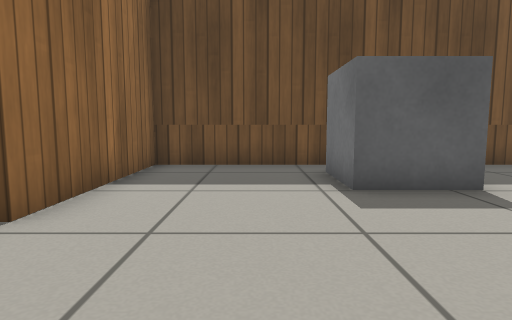
View 1 (above)

24 first-person views from a walk through a world built for the Gazebo simulator. The camera is 0.5 m above the floor, tilts 6° down and sees 75° across. The floor is counted in squares, 0.5 m on a side. Each view is taken from the middle of a square. On the plan, view 1 faces up. The plan holds only what a view shows up to about 12 squares ahead; the rest is blank. Gazebo's built-in surfaces are drawn with simple patterns.

View 2
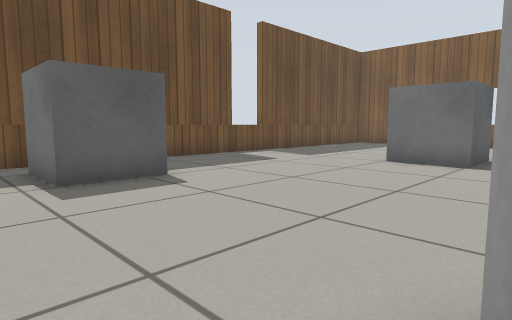

View 3
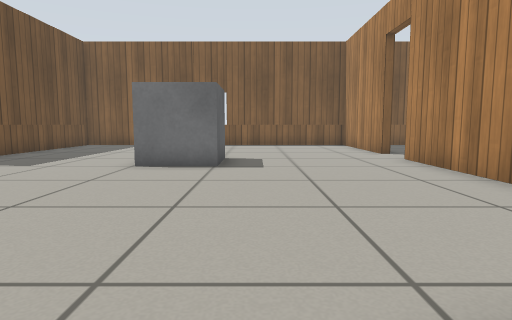

View 4
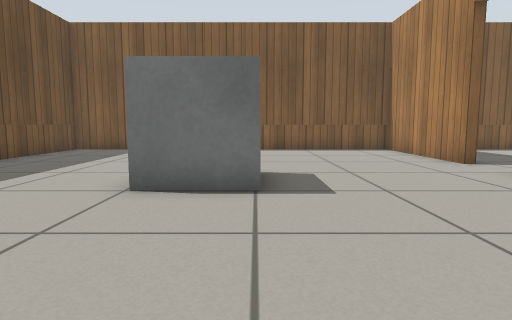

View 5
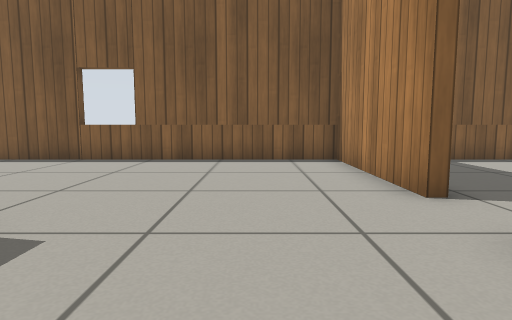

View 6
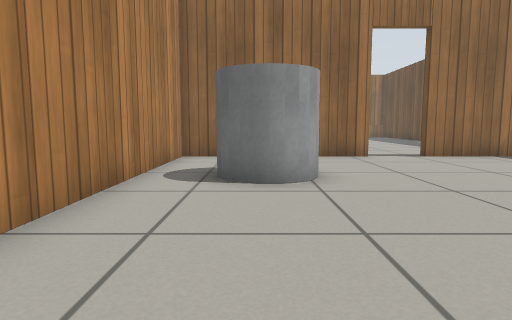

View 7
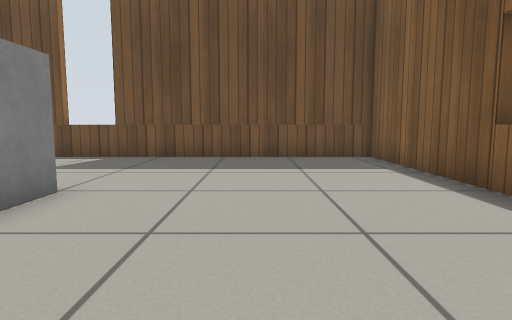

View 8
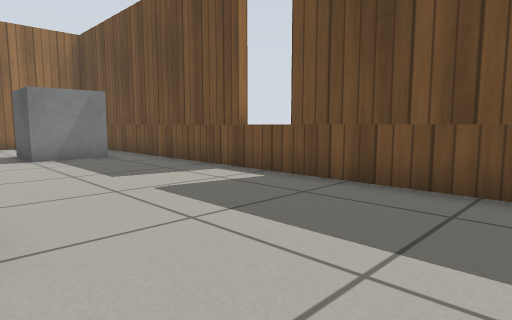

View 9
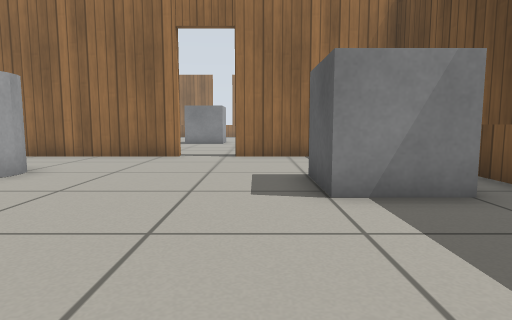

View 10
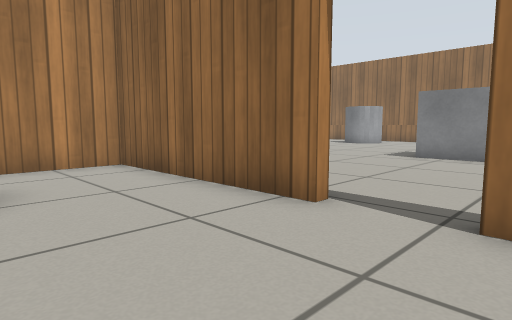

View 11
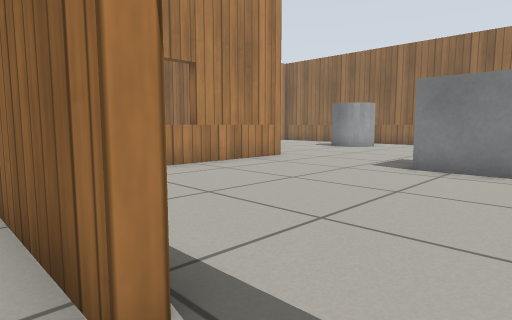

View 12
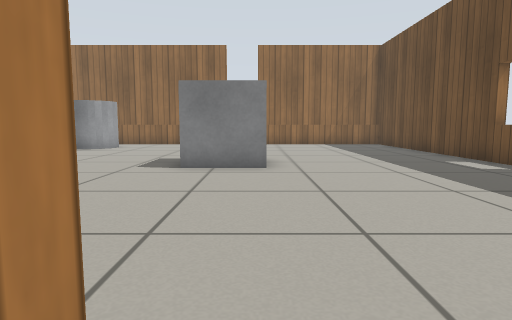

View 13
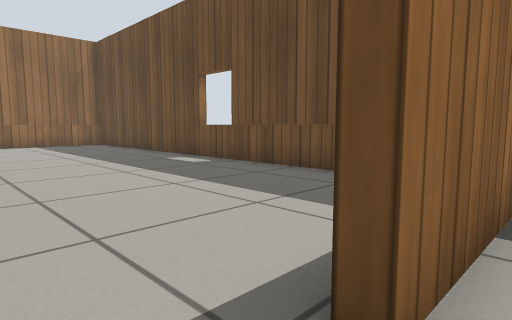

View 14
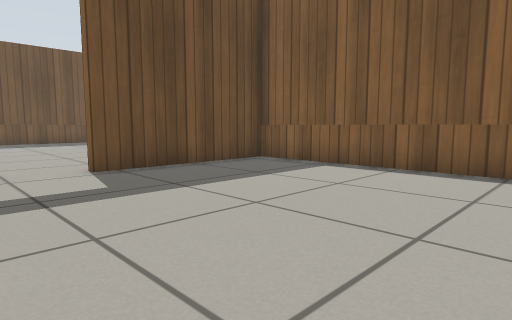

View 15
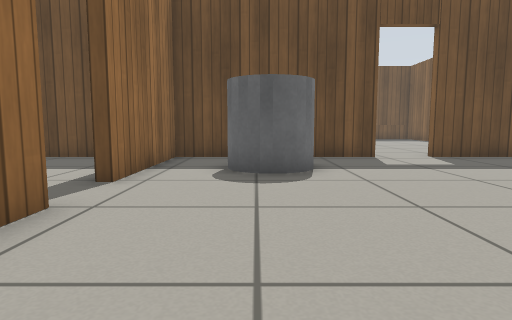

View 16
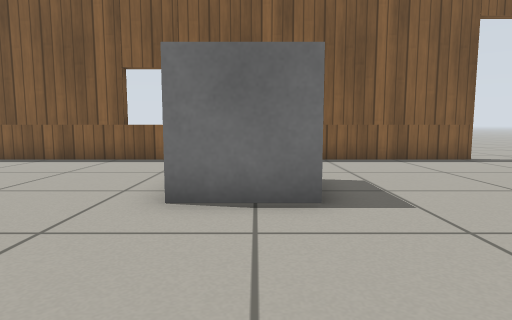

View 17
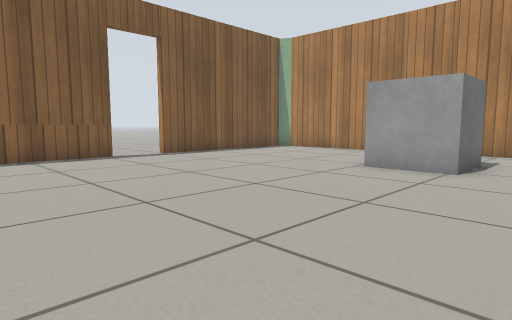

View 18
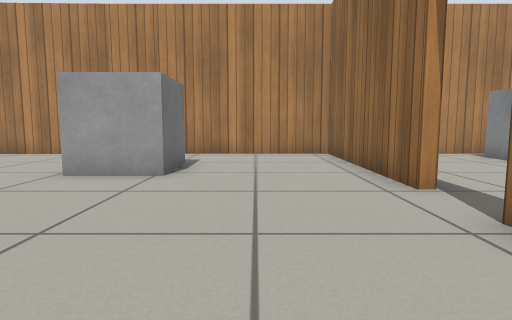

View 19
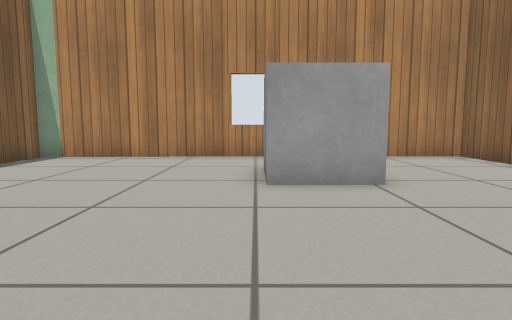

View 20
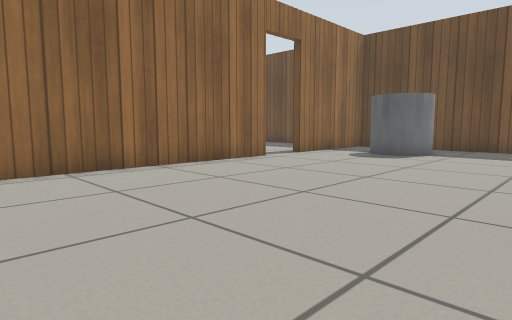

View 21
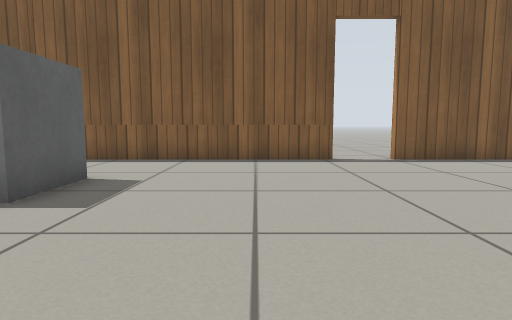

View 22
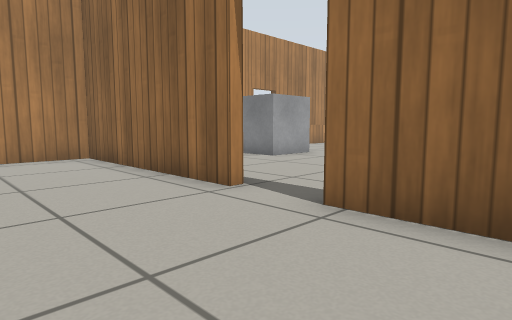

View 23
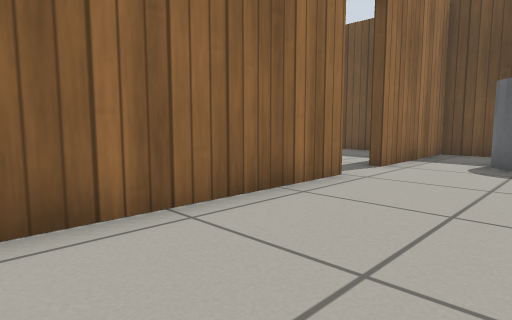

View 24
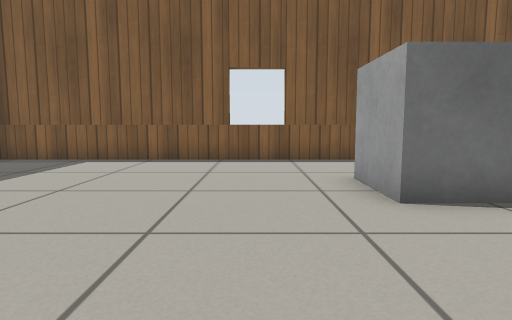

### Floor plan
Points are (right, up) in squares from view 1. A wall is a line through its corners. A room is listed if a view was taken in it or the views show most of it. See-through windows are left out.
Room 1 (views 1, 2, 3, 4, 5, 6, 7, 8, 9, 10, 11, 12, 13)
walls: (12.5, -4.3) (17.6, -4.3) (17.6, 8.3) (-2.5, 8.3) (-2.5, 3.2); (-2.5, 1.6) (-2.5, -4.3) (10.7, -4.3)
ways out: open door at (11.5, -4.5) to room 2; open door at (-3, 2.5)
objects: grey cylinder (1, -3) to (2, -1); grey box (1, 5) to (3, 7); grey box (9, 1) to (11, 3)
Room 2 (views 14, 15, 16, 17, 18, 19, 20, 21, 22, 23, 24)
walls: (17.6, -21.3) (17.6, -4.6) (12.5, -4.6); (4.5, -23) (4.5, -29.6) (17.1, -29.6); (4.5, -11) (4.5, -21.4); (10.8, -4.6) (4.5, -4.6) (4.5, -9.2); (17, -29.5) (17.6, -29.1) (17.6, -23.1)
ways out: open door at (11.5, -4.5) to room 1; open door at (4, -22.5); open door at (4, -10.5); open door at (18, -22.5)
objects: grey cylinder (6, -8) to (8, -7); grey box (9, -27) to (11, -25); grey box (12, -16) to (14, -14)

Where each view was taken, in squares from view 1:
view 1: 0 up, 0 right, facing up
view 2: 1 down, 0 right, facing up-right
view 3: 0 up, 1 right, facing right
view 4: 1 up, 4 right, facing right
view 5: 2 down, 8 right, facing right
view 6: 2 down, 8 right, facing left
view 7: 2 down, 14 right, facing up
view 8: 3 up, 14 right, facing up-left
view 9: 4 up, 8 right, facing left
view 10: 4 up, 1 right, facing down-left
view 11: 3 up, 2 left, facing down-left
view 12: 2 up, 2 left, facing left
view 13: 2 up, 2 left, facing up-left
view 14: 12 down, 10 right, facing up-right
view 15: 15 down, 7 right, facing up
view 16: 15 down, 8 right, facing right
view 17: 17 down, 7 right, facing down-right
view 18: 18 down, 7 right, facing down
view 19: 19 down, 11 right, facing down
view 20: 19 down, 12 right, facing up-left
view 21: 19 down, 8 right, facing right
view 22: 19 down, 8 right, facing down-left
view 23: 17 down, 8 right, facing up-left
view 24: 12 down, 8 right, facing right
